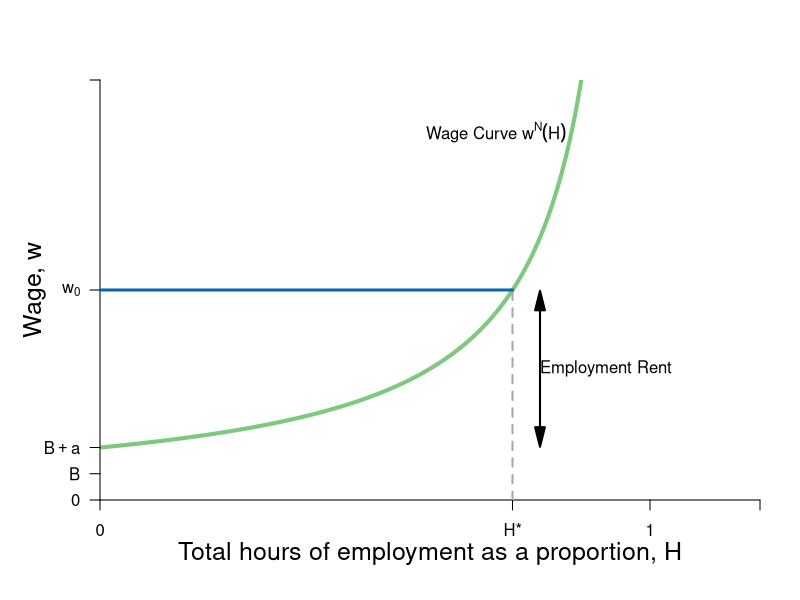

Recreate this plot in R. (Note: this script raises an error after producing the figure.)
require(shape)
require(plotrix)
pdf(file = "employment/employment_wage_macro_zpc.pdf", width = 9, height = 7)

#Set parameters for graphics
axislabelsize <- 1.5
graphlinewidth <- 3

COL <- c("#7fc97f", "#beaed4", "#fdc086", "#ffff99", "#386cb0", "#f0027f", "#bf5b17", "#666666")
COLA <- c("#99d8c9","#66c2a4","#41ae76", "#238b45", "#005824")
COLB <- c("#4eb3d3", "#2b8cbe", "#0868ac","#084081")

WageFn <- function(H, delta = 5) {
  delta /(1 - H)
}

#COL <- c("#1B9E77", "#D95F02", "#7570B3", "#E7298A", "#66A61E", "#E6AB02", "#A6761D", "#666666")
COL <- c("#7fc97f", "#beaed4", "#fdc086", "#ffff99")
par(mar =  c(5, 5, 4, 2))
xlims <- c(0, 1.2)
ylims <- c(0, 40)


plot(0, 0, xlim = xlims, ylim = ylims, type = "n",
     xlab = expression(paste("Total hours of employment as a proportion, ", H)),
     ylab = expression(paste("Wage, ", w)),
     xaxt = "n", 
     yaxt = "n",
     cex.lab = axislabelsize, 
     line = 2.5,
     bty = "n", 
     xaxs="i", 
     yaxs="i")

npts <- 500 
npts2 <- 501
#Specify the sequences of points for graphing. 
xx1 <- seq(xlims[1], 0.9, length.out = npts)
xx2 <- seq(xlims[1], xlims[2], length.out = npts)
xx3 <- seq(xlims[1], xlims[2], length.out = npts2)
xx4 <- seq(xlims[1], 25, length.out = npts2)

#Draw the lines for the graphs
lines(xx1, WageFn(xx1), col = COL[1], lwd = 4)
#lines(xx2, solowCondition(xx2, delta = 5), col = COL[3], lwd = 4)
#lines(xx2, solowInfeas(xx2, delta = 5), col = COL[1], lwd = 4, lty = 2)

#Customize ticks and labels for the plot
ticksy <- c(0, 2.5, 5, 20,  40)
ylabels <- c(0, expression(paste(B)), expression(paste(B+a)), expression(paste(w[0])), NA)
ticksx <- c(0, 0.75, 1, xlims[2])
xlabels <- c(0, expression(paste(H,"*")), 1.0, NA)
axis(1, at = ticksx, pos = 0, labels = xlabels)
axis(2, at = ticksy, pos = 0, labels = ylabels, las = 1)

#Annotation of the  graphs
text(0.72, 35, expression(paste("Wage Curve ", w^N*(H))))

#segments(1, 0, 1, 42, lty = 2, lwd = 3, col = "darkgray")
segments(0.75, 0, 0.75, 20, lty = 2, lwd = 2, col = "darkgray")

Arrows(0.8, 15, 0.8, 19, col = "black", lty = 1, lwd = 2, arr.type = "triangle")
Arrows(0.8, 15, 0.8, 6, col = "black", lty = 1, lwd = 2, arr.type = "triangle")
text(0.92, 12.5, expression(paste("Employment Rent")))

#Zero profit condition 
segments(0, 20, 0.75, 20, lty = 1, lwd = graphlinewidth, col = COLB[3])
segments(0.75, 20, 1.2, 20, lty = 2, lwd = segmentlinewidth, col = COLB[3])

points(0.75, 20, pch = 16, col = "black", cex = 1.5)
text(0.74, 21, expression(paste("n")))


#Unemployment benefits & a
segments(0, 5, 1.2, 5, lty = 2, lwd = 2, col = "darkgray")
segments(0, 2.5, 1.2, 2.5, lty = 2, lwd = 2, col = "darkgray")

#Zero profit condition
text(1.02, 21, expression(paste("Zero profit condition, ", w == w[0])))
text(0.97, 6, expression(paste(B + a)))
text(0.97, 3.5, expression(paste(B, " (unemployment benefits)")))
#text(1.08, 36, expression(paste("level of")))
#text(1.08, 34, expression(paste("employment, ", bar(H))))


dev.off()
